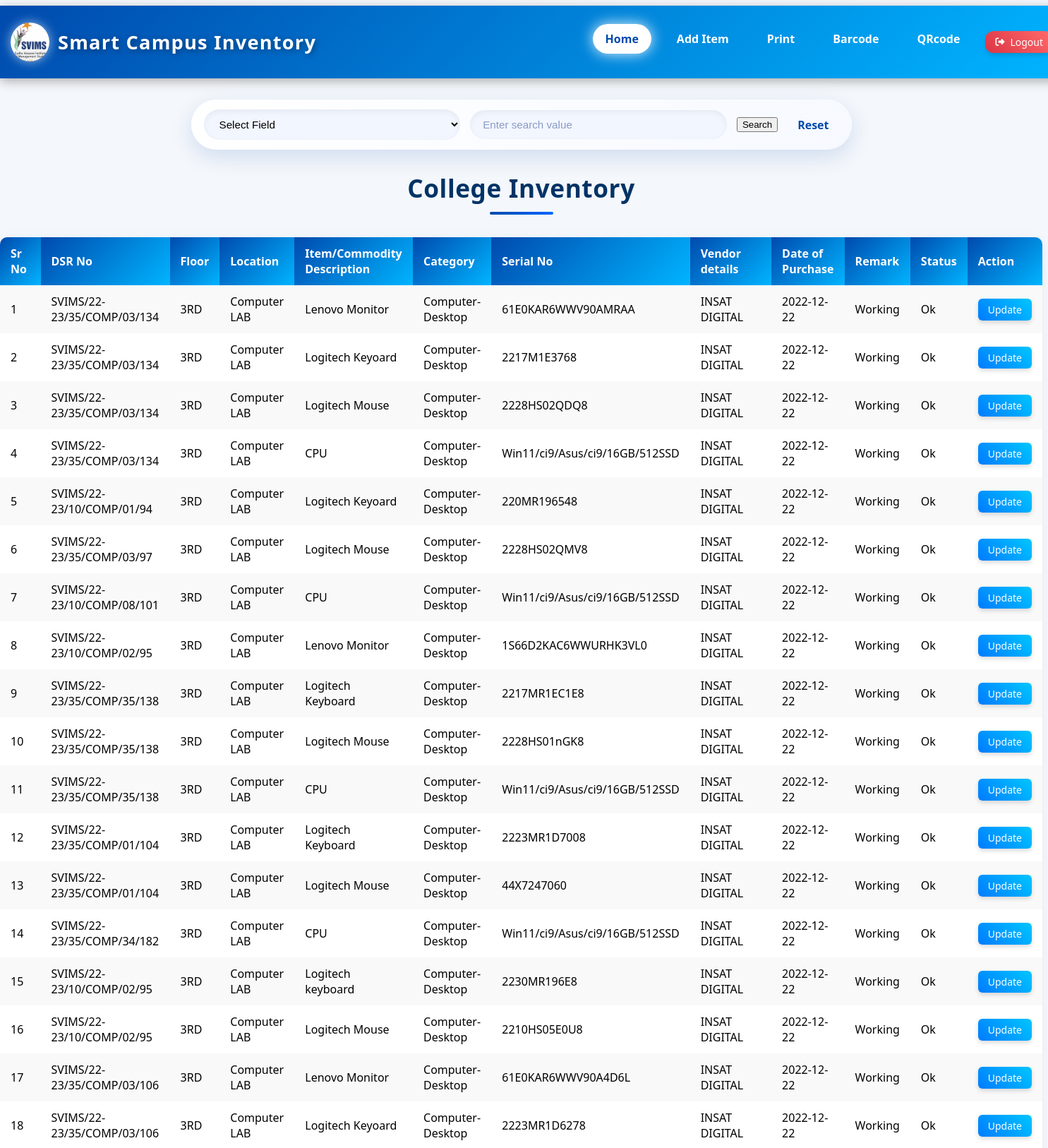
Page /admin_home.php (upper part) on the committed database.
### tables this page shows
CREATE TABLE `college_inventory_new` (
  `Sr No` int(11) DEFAULT NULL,
  `DSR No` varchar(50) DEFAULT NULL,
  `Floor` varchar(50) DEFAULT NULL,
  `Location` varchar(100) DEFAULT NULL,
  `Item/Commodity Description` varchar(255) DEFAULT NULL,
  `Category` varchar(100) DEFAULT NULL,
  `Serial No` varchar(100) DEFAULT NULL,
  `Vendor details` varchar(255) DEFAULT NULL,
  `Date of Purchase` date DEFAULT NULL,
  `Remark` varchar(255) DEFAULT NULL,
  `Status` varchar(50) DEFAULT NULL
);

### admin_home.php (the view, shortened to what this page needs)
<?php
$host = "localhost";
$user = "root";
$pass = "Root@123";
$db   = "college_inventory";
$conn = mysqli_connect($host, $user, $pass, $db);
$filter_value = '';
$query = "SELECT * FROM college_inventory_new WHERE 1=1";
$result = mysqli_query($conn, $query);
?>
<!DOCTYPE html>
<html lang="en">
<head>
<link rel="stylesheet" href="home1.css">
<link rel="stylesheet" href="https://cdnjs.cloudflare.com/ajax/libs/font-awesome/6.5.0/css/all.min.css">
<header>
    <div class="logo">
        <img src="logo.png" alt="Logo">
        <h1>Smart Campus Inventory</h1>
    </div>
    <nav>
        <ul>
            <li><a href="admin_home.php" class="active">Home</a></li>
            <li><a href="admin_add.php">Add Item</a></li>
            <li><a href="admin_report.php">Print</a></li>
            <li><a href="barcode.php">Barcode</a></li>
            <li><a href="admin_qr.php">QRcode</a></li>
            <li class="nav-right">
    <a href="logout.php" class="nav-logout"
       onclick="return confirm('Are you sure you want to logout?');">
        <i class="fas fa-sign-out-alt"></i>
        Logout
    </a>
</li>
        </ul>
    </nav>
</header>
<div class="search-container">
    <form method="POST" class="filter-form">
        <select name="filter_field" required>
            <option value="">Select Field</option>
        </select>
        <input type="text" name="filter_value"
               placeholder="Enter search value"
               value="<?php echo htmlspecialchars($filter_value); ?>">
        <input type="submit" name="filter" value="Search">
        <a href="admin_home.php">Reset</a>
    </form>
</div>
<div class="table-container">
<h2 class="page-title">College Inventory</h2>
<table class="inventory-table">
<tr>
    <th>Sr No</th>
    <th>DSR No</th>
    <th>Floor</th>
    <th>Location</th>
    <th>Item/Commodity Description</th>
    <th>Category</th>
    <th>Serial No</th>
    <th>Vendor details</th>
    <th>Date of Purchase</th>
    <th>Remark</th>
    <th>Status</th>
    <th>Action</th>
</tr>
<?php
$sr = 1;
while ($row = mysqli_fetch_assoc($result)) {
    echo "<tr>";
    echo "<td>{$sr}</td>";
    echo "<td>{$row['DSR No']}</td>";
    echo "<td>{$row['Floor']}</td>";
    echo "<td>{$row['Location']}</td>";
    echo "<td>{$row['Item/Commodity Description']}</td>";
    echo "<td>{$row['Category']}</td>";
    echo "<td>{$row['Serial No']}</td>";
    echo "<td>{$row['Vendor details']}</td>";
    echo "<td>{$row['Date of Purchase']}</td>";
    echo "<td>{$row['Remark']}</td>";
    echo "<td>{$row['Status']}</td>";
    echo "<td>
        <div class='action-buttons'>
            <a class='btn-edit' href='admin_edit.php?dsr=" . urlencode($row['DSR No']) . "'>Update</a>
        </div>
    </td>";
    echo "</tr>";
    $sr++;
}
?>
</table>
</div>
</body>
</html>

### home1.css (style rules this page uses)
header { position: relative; width: 100%; background: linear-gradient(135deg, #004aad, #00b4ff); display: flex; padding: 15px 15px; justify-content: space-between; align-items: center; color: white; z-index: 9999; box-shadow: 0 4px 15px rgba(0,0,0,0.3); }
.logo { display: flex; align-items: center; gap: 12px; }
.logo img { max-height: 55px; border-radius: 50%; box-shadow: 0 0 15px rgba(255,255,255,0.6); transition: transform 0.4s ease; }
.logo h1 { font-size: 1.7em; font-weight: 700; letter-spacing: 1.2px; text-shadow: 2px 2px 8px rgba(0,0,0,0.4); }
nav ul { list-style: none; display: flex; gap: 18px; margin: 0; padding: 0; }
nav ul li a { text-decoration: none; color: white; font-weight: 600; padding: 10px 18px; border-radius: 30px; position: relative; transition: all 0.4s ease; }
nav ul li a.active { background: white; color: #004aad; box-shadow: 0 0 20px rgba(255,255,255,0.9); }
.search-container { width: 100%; display: flex; justify-content: center; margin: 30px 0; }
.search-container form { display: flex; align-items: center; gap: 14px; width: 92%; max-width: 900px; background: linear-gradient(135deg, #ffffff, #f6f9ff); padding: 14px 18px; border-radius: 60px; box-shadow: 0 10px 30px rgba(0, 74, 173, 0.15), inset 0 1px 0 rgba(255,255,255,0.6); backdrop-filter: blur(6px); transition: all 0.3s ease; }
.search-container select, .search-container input[type="text"] { flex: 1; padding: 12px 18px; border: none; border-radius: 50px; font-size: 0.95rem; outline: none; background-color: #f2f6ff; box-shadow: inset 0 3px 8px rgba(0,0,0,0.06); transition: all 0.3s ease; }
.search-container input::placeholder { color: #8a9ac4; font-weight: 500; }
.search-container a { display: flex; align-items: center; text-decoration: none; color: #004aad; font-weight: 600; padding: 0 14px; border-radius: 40px; transition: all 0.3s ease; }
.page-title { text-align: center; font-size: 2.2rem; font-weight: 700; letter-spacing: 0.6px; color: #003366; margin: 30px 0 20px; padding-bottom: 12px; position: relative; font-family: 'Segoe UI', Tahoma, Geneva, Verdana, sans-serif; }
.page-title::after { content: ""; width: 90px; height: 4px; background: linear-gradient(90deg, #004aad, #0066ff); display: block; margin: 10px auto 0; border-radius: 3px; }
.page-title { animation: pageTitleFade 0.6s ease-in-out; }
.table-container { width: 100%; max-width: 1500px; margin: 5 auto 50px; }
.inventory-table { width: 100%; border-collapse: collapse; background-color: white; box-shadow: 0 4px 20px rgba(0,0,0,0.05); border-radius: 10px; overflow: hidden; }
.inventory-table th, .inventory-table td { padding: 12px 15px; text-align: left; }
.inventory-table th { background: linear-gradient(135deg, #004aad, #00b4ff); color: white; font-weight: 600; }
.inventory-table tr:nth-child(even) { background-color: #f9f9f9; }

### admin_home.php (style rules this page uses)
.action-buttons { display: flex; gap: 8px; }
.btn-edit { background: linear-gradient(45deg, #007bff, #00c6ff); color: #fff; padding: 6px 14px; text-decoration: none; border-radius: 6px; font-size: 14px; font-weight: 500; display: inline-block; transition: 0.3s ease; box-shadow: 0 3px 6px rgba(0,0,0,0.15); }
.nav-logout { display: inline-flex; align-items: center; gap: 8px; background: linear-gradient(45deg, #dc3545, #ff6b6b); color: #fff !important; padding: 6px 14px; text-decoration: none; border-radius: 12px; font-size: 14px; font-weight: 500; transition: 0.3s ease; box-shadow: 0 3px 6px rgba(0,0,0,0.15); }
.nav-logout i { font-size: 13px; }

### rows in the picture
college_inventory_new: DSR No "SVIMS/22-23/35/COMP/03/134", Floor "3RD", Location "Computer LAB", value "Lenovo Monitor", Category "Computer-Desktop", Serial No "61E0KAR6WWV90AMRAA", Vendor details "INSAT DIGITAL", Date of Purchase "2022-12-22", Remark "Working", Status "Ok"
college_inventory_new: DSR No "SVIMS/22-23/35/COMP/03/134", Floor "3RD", Location "Computer LAB", value "Logitech Keyoard", Category "Computer-Desktop", Serial No "2217M1E3768", Vendor details "INSAT DIGITAL", Date of Purchase "2022-12-22", Remark "Working", Status "Ok"
college_inventory_new: DSR No "SVIMS/22-23/35/COMP/03/134", Floor "3RD", Location "Computer LAB", value "Logitech Mouse", Category "Computer-Desktop", Serial No "2228HS02QDQ8", Vendor details "INSAT DIGITAL", Date of Purchase "2022-12-22", Remark "Working", Status "Ok"
college_inventory_new: DSR No "SVIMS/22-23/35/COMP/03/134", Floor "3RD", Location "Computer LAB", value "CPU", Category "Computer-Desktop", Serial No "Win11/ci9/Asus/ci9/16GB/512SSD", Vendor details "INSAT DIGITAL", Date of Purchase "2022-12-22", Remark "Working", Status "Ok"
college_inventory_new: DSR No "SVIMS/22-23/10/COMP/01/94", Floor "3RD", Location "Computer LAB", value "Logitech Keyoard", Category "Computer-Desktop", Serial No "220MR196548", Vendor details "INSAT DIGITAL", Date of Purchase "2022-12-22", Remark "Working", Status "Ok"
college_inventory_new: DSR No "SVIMS/22-23/35/COMP/03/97", Floor "3RD", Location "Computer LAB", value "Logitech Mouse", Category "Computer-Desktop", Serial No "2228HS02QMV8", Vendor details "INSAT DIGITAL", Date of Purchase "2022-12-22", Remark "Working", Status "Ok"
college_inventory_new: DSR No "SVIMS/22-23/10/COMP/08/101", Floor "3RD", Location "Computer LAB", value "CPU", Category "Computer-Desktop", Serial No "Win11/ci9/Asus/ci9/16GB/512SSD", Vendor details "INSAT DIGITAL", Date of Purchase "2022-12-22", Remark "Working", Status "Ok"
college_inventory_new: DSR No "SVIMS/22-23/10/COMP/02/95", Floor "3RD", Location "Computer LAB", value "Lenovo Monitor", Category "Computer-Desktop", Serial No "1S66D2KAC6WWURHK3VL0", Vendor details "INSAT DIGITAL", Date of Purchase "2022-12-22", Remark "Working", Status "Ok"
college_inventory_new: DSR No "SVIMS/22-23/35/COMP/35/138", Floor "3RD", Location "Computer LAB", value "Logitech Keyboard", Category "Computer-Desktop", Serial No "2217MR1EC1E8", Vendor details "INSAT DIGITAL", Date of Purchase "2022-12-22", Remark "Working", Status "Ok"
college_inventory_new: DSR No "SVIMS/22-23/35/COMP/35/138", Floor "3RD", Location "Computer LAB", value "Logitech Mouse", Category "Computer-Desktop", Serial No "2228HS01nGK8", Vendor details "INSAT DIGITAL", Date of Purchase "2022-12-22", Remark "Working", Status "Ok"
college_inventory_new: DSR No "SVIMS/22-23/35/COMP/35/138", Floor "3RD", Location "Computer LAB", value "CPU", Category "Computer-Desktop", Serial No "Win11/ci9/Asus/ci9/16GB/512SSD", Vendor details "INSAT DIGITAL", Date of Purchase "2022-12-22", Remark "Working", Status "Ok"
college_inventory_new: DSR No "SVIMS/22-23/35/COMP/01/104", Floor "3RD", Location "Computer LAB", value "Logitech Keyboard", Category "Computer-Desktop", Serial No "2223MR1D7008", Vendor details "INSAT DIGITAL", Date of Purchase "2022-12-22", Remark "Working", Status "Ok"
college_inventory_new: DSR No "SVIMS/22-23/35/COMP/01/104", Floor "3RD", Location "Computer LAB", value "Logitech Mouse", Category "Computer-Desktop", Serial No "44X7247060", Vendor details "INSAT DIGITAL", Date of Purchase "2022-12-22", Remark "Working", Status "Ok"
college_inventory_new: DSR No "SVIMS/22-23/35/COMP/34/182", Floor "3RD", Location "Computer LAB", value "CPU", Category "Computer-Desktop", Serial No "Win11/ci9/Asus/ci9/16GB/512SSD", Vendor details "INSAT DIGITAL", Date of Purchase "2022-12-22", Remark "Working", Status "Ok"
college_inventory_new: DSR No "SVIMS/22-23/10/COMP/02/95", Floor "3RD", Location "Computer LAB", value "Logitech keyboard", Category "Computer-Desktop", Serial No "2230MR196E8", Vendor details "INSAT DIGITAL", Date of Purchase "2022-12-22", Remark "Working", Status "Ok"
college_inventory_new: DSR No "SVIMS/22-23/10/COMP/02/95", Floor "3RD", Location "Computer LAB", value "Logitech Mouse", Category "Computer-Desktop", Serial No "2210HS05E0U8", Vendor details "INSAT DIGITAL", Date of Purchase "2022-12-22", Remark "Working", Status "Ok"
college_inventory_new: DSR No "SVIMS/22-23/35/COMP/03/106", Floor "3RD", Location "Computer LAB", value "Lenovo Monitor", Category "Computer-Desktop", Serial No "61E0KAR6WWV90A4D6L", Vendor details "INSAT DIGITAL", Date of Purchase "2022-12-22", Remark "Working", Status "Ok"
college_inventory_new: DSR No "SVIMS/22-23/35/COMP/03/106", Floor "3RD", Location "Computer LAB", value "Logitech Keyoard", Category "Computer-Desktop", Serial No "2223MR1D6278", Vendor details "INSAT DIGITAL", Date of Purchase "2022-12-22", Remark "Working", Status "Ok"
